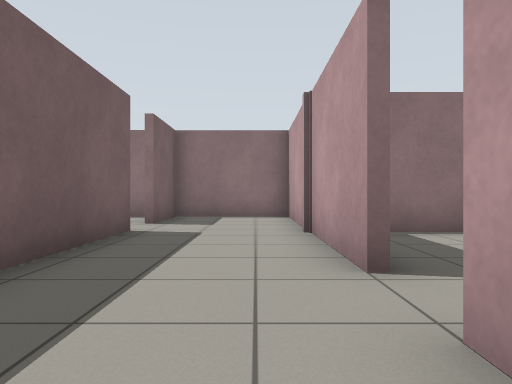
View 1 (above)

14 first-person views from a walk through a world built for the Gazebo simulator. The camera is 0.72 m above the floor, looks level and sees 70° across. The floor is counted in squares, 1 m on a side. Each view is taken from the middle of a square. On the plan, view 1 faces up. The plan holds only what a view shows up to about 11 squares ahead; the rest is blank.

View 2
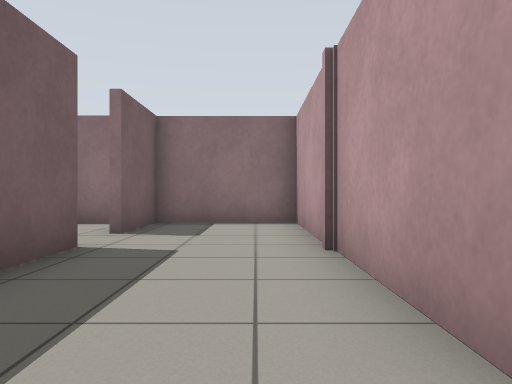

View 3
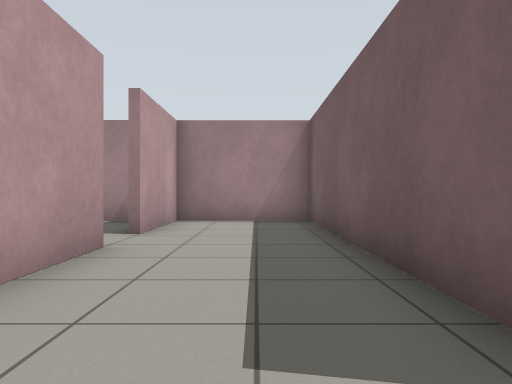

View 4
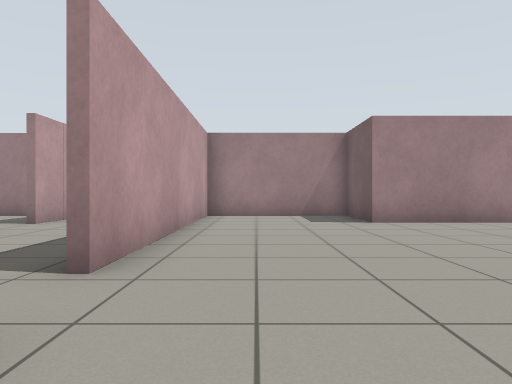

View 5
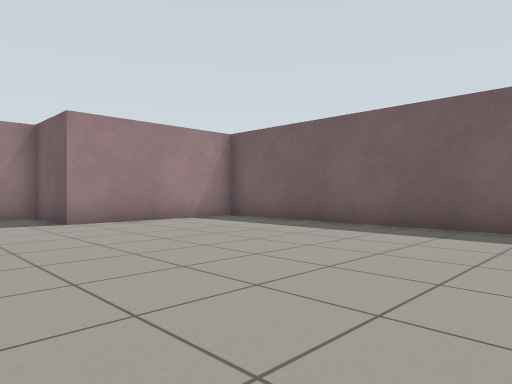

View 6
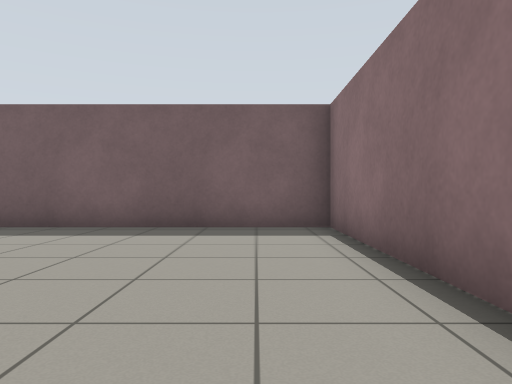

View 7
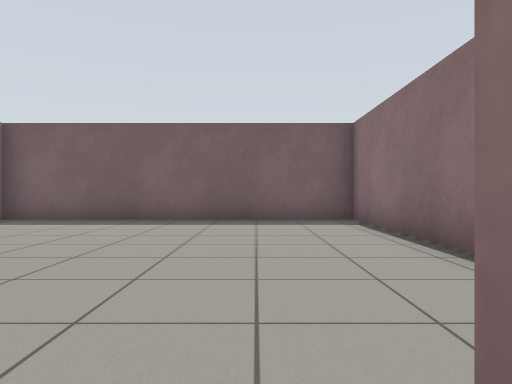

View 8
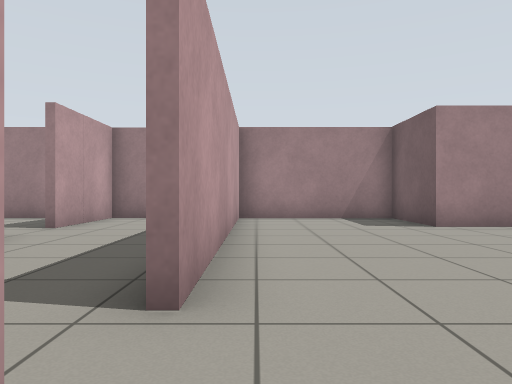

View 9
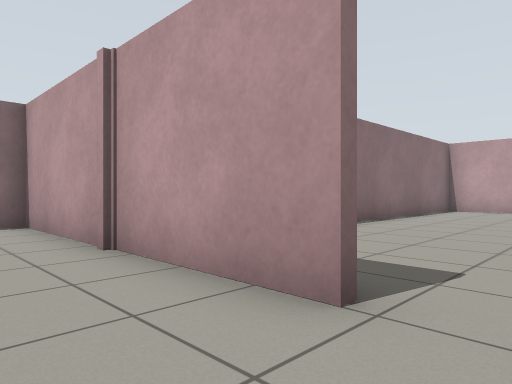

View 10
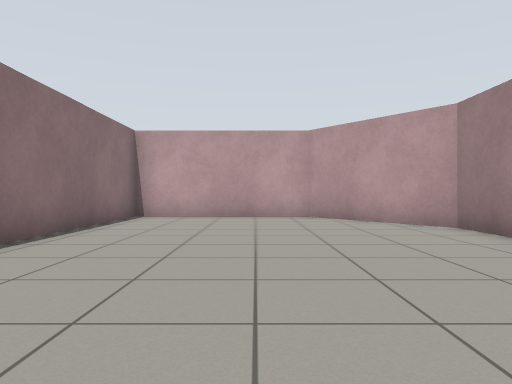

View 11
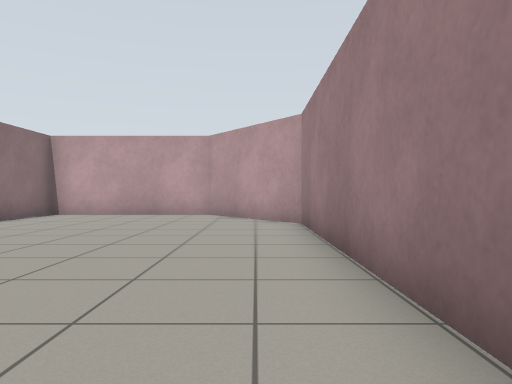

View 12
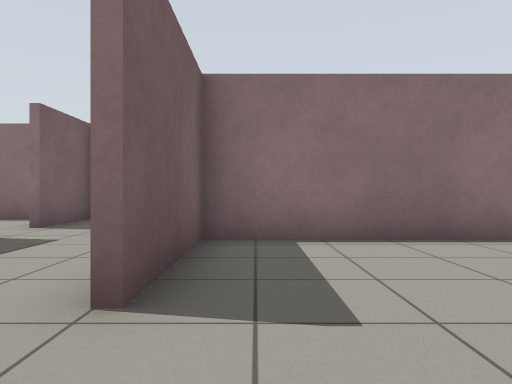

View 13
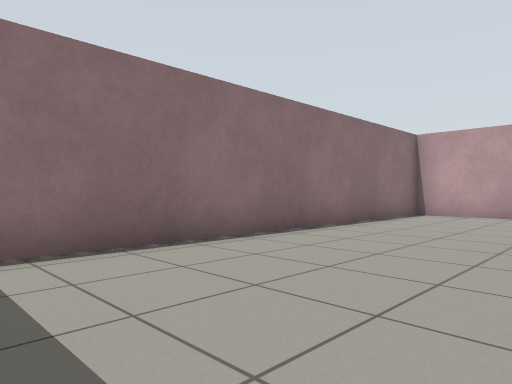

View 14
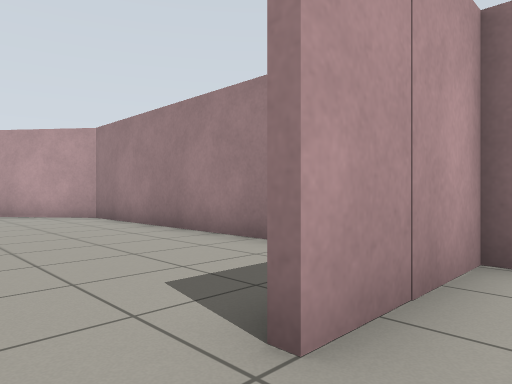

### Floor plan
Points are (right, up) in squares from view 1. A wall is a line through its corners. A room is listed if a view was taken in it or the views show most of it. See-through windows are left out.
Room 1 (views 1, 2, 3, 7, 9, 14)
walls: (-2.3, 6.9) (-2.3, -1) (1, -1) (1, 1.7); (1, 3.1) (1, 10.5) (-2.3, 10.5) (-2.3, 8.3)
ways out: opening at (-2, 7.5) to room 2; opening at (1, 2.5) to room 3
Room 2 (views 4, 5, 6, 8)
walls: (-3.1, 10.5) (-11.4, 10.5) (-11.4, 1.5) (-6.7, 1.5) (-6.7, -1) (-2.5, -1) (-2.5, 6.9)
ways out: opening at (-2, 7.5) to room 1
Room 3 (views 10, 11, 12, 13)
walls: (2.1, -1) (10.3, -1) (13.6, 1.5) (13.6, 6.5) (1.2, 6.5) (1.2, 3.1)
ways out: opening at (1, 2.5) to room 1

Where each view was taken, in squares from view 1:
view 1: 0 up, 0 right, facing up
view 2: 2 up, 0 right, facing up
view 3: 8 up, 1 left, facing down
view 4: 10 up, 4 left, facing down
view 5: 10 up, 4 left, facing down-left
view 6: 9 up, 4 left, facing left
view 7: 8 up, 2 left, facing left
view 8: 9 up, 3 left, facing down
view 9: 2 up, 1 left, facing up-right
view 10: 3 up, 3 right, facing right
view 11: 0 up, 2 right, facing right
view 12: 1 up, 2 right, facing up
view 13: 2 up, 2 right, facing up-right
view 14: 3 up, 0 right, facing down-right
